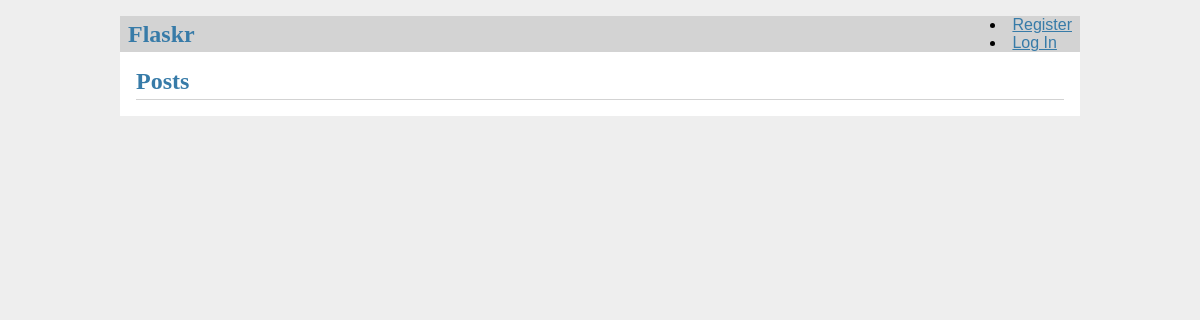
Before: / with the older database file.
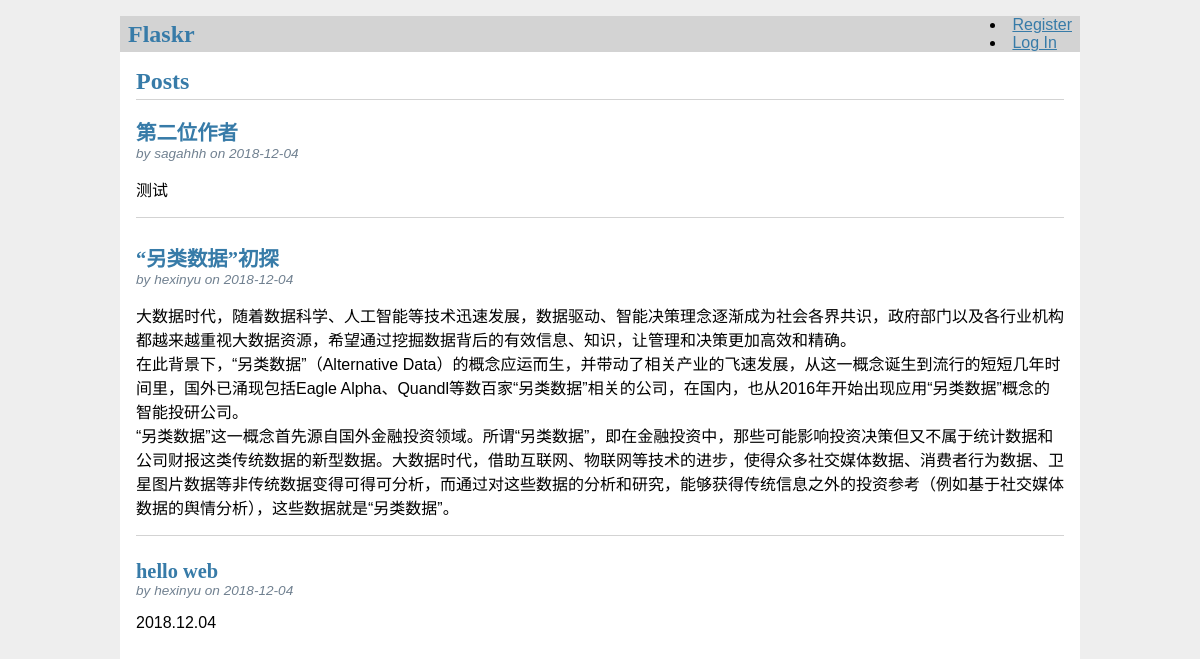
After: the same page with the newer database file.
### tables this page shows
CREATE TABLE post(
    id INTEGER PRIMARY KEY AUTOINCREMENT,
    author_id INTEGER NOT NULL,
    created TIMESTAMP NOT NULL DEFAULT CURRENT_TIMESTAMP,
    title TEXT NOT NULL,
    body TEXT NOT NULL,
    FOREIGN KEY(author_id) REFERENCES user(id)
);

CREATE TABLE user(
    id INTEGER PRIMARY KEY AUTOINCREMENT,
    username TEXT UNIQUE NOT NULL,
    password TEXT NOT NULL
);

### flaskr/blog.py (the view)
@bp.route('/')
def index():
    db = get_db()
    posts = db.execute(
        'SELECT p.id, title, body, created, author_id, username'
        ' FROM post p JOIN user u ON p.author_id = u.id'
        ' ORDER BY created DESC'
    ).fetchall()
    return render_template('blog/index.html',posts=posts)

### flaskr/auth.py (called while the page is built)
@bp.before_app_request
def load_logged_in_user():
    user_id = session.get('user_id')
    if user_id is None:
        g.user = None
    else:
        g.user = get_db().execute(
            'SELECT * FROM user WHERE id= ?',(user_id,)
        ).fetchone()

### flaskr/db.py (called while the page is built)
def get_db():
    if 'db' not in g:
        g.db = sqlite3.connect(
            current_app.config['DATABASE'],
            detect_types=sqlite3.PARSE_DECLTYPES
        )
        g.db.row_factory = sqlite3.Row
    return g.db

### flaskr/templates/blog/index.html (shortened to what this page needs)
{% extends 'base.html' %}
{% block header %}
    <h1>{% block title %}Posts{% endblock %}</h1>
{% endblock %}
{% block content %}
    {% for post in posts %}
        <article class="post">
            <header>
                <div>
                    <h1>{{ post['title']}}</h1>
                    <div class="about">by {{ post['username'] }} on {{ post['created'].strftime('%Y-%m-%d')}}</div>
                </div>
            </header>
            <p class="body">{{ post['body' ]}}</p>
        </article>
        {% if not loop.last %}
            <hr>
        {% endif %}
    {% endfor %}
{% endblock %}

### flaskr/templates/base.html (shortened to what this page needs)
<!doctype html>
<link rel="stylesheet" href="{{ url_for('static', filename='style.css') }}">
<nav>
    <h1>Flaskr</h1>
    <u1>
        {% if g.user %}
            <li><span>{{ g.user['username'] }}</span>
            <li><a href="{{ url_for('auth.logout') }}">Log Out</a>
        {% else %}
            <li><a href="{{ url_for('auth.register') }}">Register</a>
            <li><a href="{{ url_for('auth.login') }}">Log In</a>
        {% endif %}
    </u1>
</nav>
<section class="content">
    <header>
        {% block header %}{% endblock %}
    </header>
    {% block content %}{% endblock %}
</section>

### flaskr/static/style.css (style rules this page uses)
h1 { font-family: serif; color: #377ba8; margin: 1rem 0; }
a { color: #377ba8; }
hr { border: none; border-top: 1px solid lightgray; }
nav { background: lightgray; display: flex; align-items: center; padding: 0 0.5rem; }
nav h1 { flex: auto; margin: 0; }
.content { padding: 0 1rem 1rem; }
.content > header { border-bottom: 1px solid lightgray; display: flex; align-items: flex-end; }
.content > header h1 { flex: auto; margin: 1rem 0 0.25rem 0; }
.post > header { display: flex; align-items: flex-end; font-size: 0.85em; }
.post > header > div:first-of-type { flex: auto; }
.post > header h1 { font-size: 1.5em; margin-bottom: 0; }
.post .about { color: slategray; font-style: italic; }
.post .body { white-space: pre-line; }
.content:last-child { margin-bottom: 0; }

Changed rows visible on the page:
added post: title "第二位作者", username "sagahhh", created "2018-12-04", body "测试"
added post: title "“另类数据”初探", username "hexinyu", created "2018-12-04", body "大数据时代，随着数据科学、人工智能等技术迅速发展，数据驱动、智能决策理念逐渐成为社会各界共识，政府部门以及各行业机构都越来越重视大数据资源，希望通过挖掘数据背后的有效信息、知识，让管理和决策更加高效和精确。 在此背景下，“另类数据”（Alternative Data）的概念应运而生，并带动了相关产业的飞速发展，从这一概念诞生到流行的短短几年时间里，国外已涌现包括Eagle Alpha、Quandl等数百家“另类数据”相关的公司，在国内，也从2016年开始出现应用“另类数据”概念的智能投研公司。 “另类数据”这一概念首先源自国外金融投资领域。所谓“另类数据”，即在金融投资中，那些可能影响投资决策但又不属于统计数据和公司财报这类传统数据的新型数据。大数据时代，借助互联网、物联网等技术的进步，使得众多社交媒体数据、消费者行为数据、卫星图片数据等非传统数据变得可得可分析，而通过对这些数据的分析和研究，能够获得传统信息之外的投资参考（例如基于社交媒体数据的舆情分析），这些数据就是“另类数据”。"
added post: title "hello web", username "hexinyu", created "2018-12-04", body "2018.12.04"
